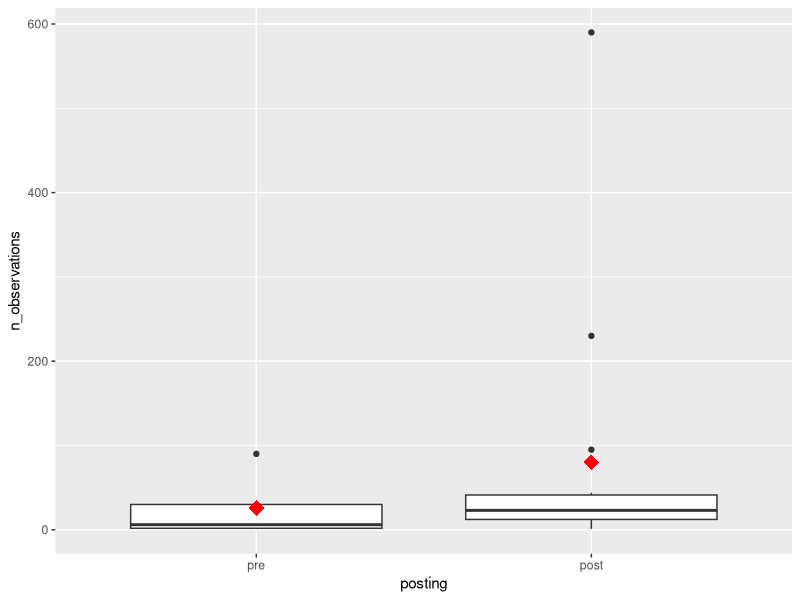
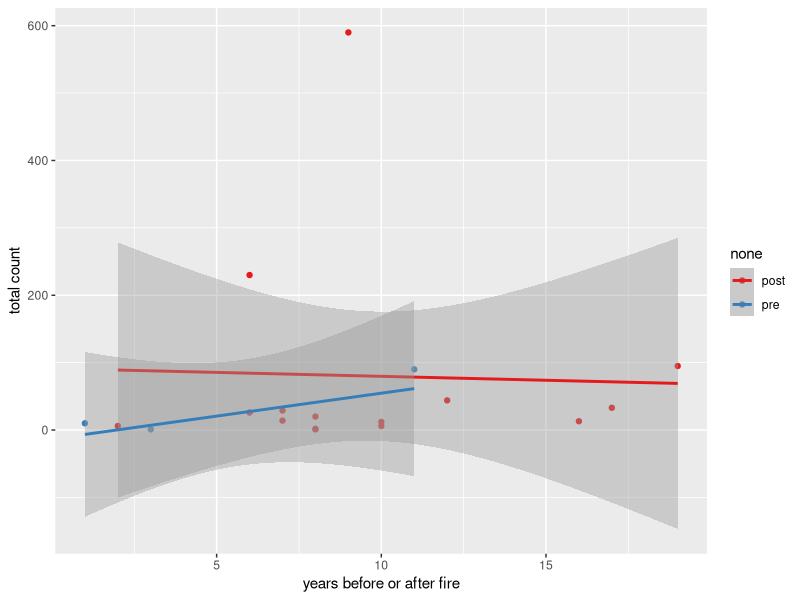
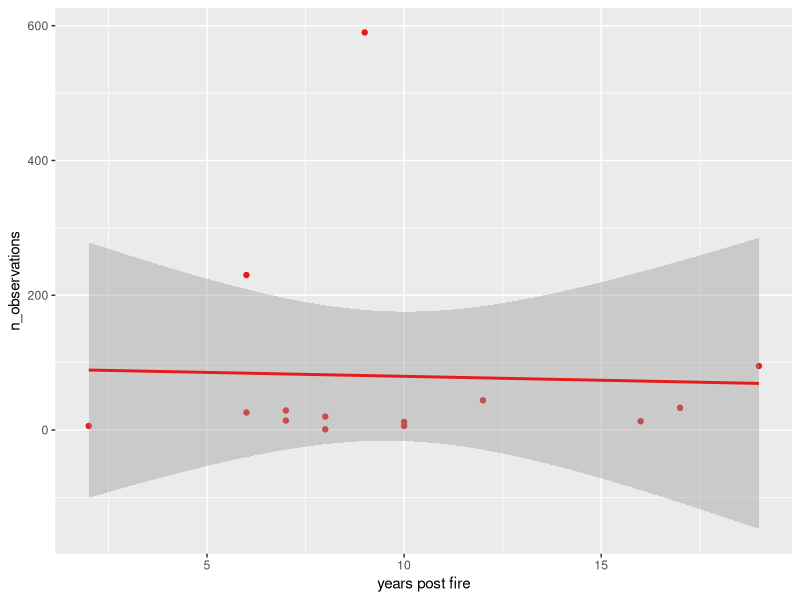

These charts were generated, in order, by the following R code:
## ---- chunk 1
#libraries
library(tidyverse)
library(skimr)
library(lubridate)

#count data
sites <- read_csv("data/bronze-buffer.csv") 
firemonth <- sites %>% select(c("fireID", "firemonth")) #this creates a dataframe with fireID and firemonth
data <- read_csv("data/gold-buffer.csv") 


#if need to convert NA to 1 for individual counts
data$indvdlC[is.na(data$indvdlC)] = 1

#skim for QA/AC
skim(data)
#tidy  

#add total observations within buffers to data
n_obs <- sites %>% select(c(fireID, n_observations))
data <- data %>% left_join(., n_obs, by = "fireID")


tidy <- data %>% 
  filter(buffSize_km == 1) %>% 
  select(c("fireID", "fireyear", "firemonth", "year", "month", "firesize", "n_observations")) %>% 
  rename(obsYear = "year", obsMonth = "month") 
  

#specific to fire data now, calculate pre-post and absolute value of years 
tidy <- tidy %>% 
   mutate(offset = obsYear - fireyear, posting = case_when(offset > 0 ~ "post", offset < 0 ~ "pre", offset == 0 ~ "same year"), n_years = abs(offset)) %>% 
  na.exclude() %>% 
  distinct(fireyear, .keep_all= TRUE)
  
## ---- chunk 2
ggplot(tidy, aes(reorder(posting, n_observations), n_observations)) +
  geom_boxplot() + 
  stat_summary(fun.y=mean, geom="point", shape=18, size=5, color="red", fill="red") +
  labs(x = "posting", y = "n_observations")
ggplot(tidy, aes(n_years, n_observations, color = posting)) +
  geom_point() +
  geom_smooth(method = lm) +
  scale_color_brewer(palette = "Set1") +
  labs(x = "years before or after fire", y = "total count", color = "none")
tidy %>% 
  filter(posting == "post") %>% 
  ggplot(., aes(n_years, n_observations, color = posting)) +
  geom_point() +
  geom_smooth(method = lm) +
  scale_color_brewer(palette = "Set1") +
  labs(x = "years post fire", color = "", y = "n_observations") +
  theme(legend.position = "none")
